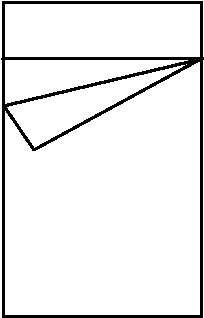
#> input picture object/bed.png, 204 x 318 px
$ python -i tkinter2.py   (imports and definitions only)   (Python 2 division)   (older library calls are emulated)
#> lines starting #> are read from the running program, lines starting #| are printed output that depends on the picture; after the words box and inside, x2 and y2 are one past the last pixel; in counts of white or black regions, pixels touching at a corner belong together
#> further down, picture is the input picture: shape (318, 204, 3); 92.1% white; 1 black region, box (x1, y1, x2, y2) and area: (1, 1, 204, 318) 5112
import Tkinter as tk
from Tkinter import *
import ttk
import imutils
import xml.etree.ElementTree as ET
from PIL import Image,ImageTk
import cv2
import numpy as np
import time
#import coverage

from tkFileDialog import askopenfilename
import tkMessageBox
hull_area=0.0
filename = ""
new_filename = ""
groundfilled_img = ""
IMAGE_PATH=""
current_canvas=-1
prev_canvas=-1
img=""
tmp=""
# [194 lines left out: functions zoomin, zoomout, rotatecw, not called in this run]


def rotateacw():
    print 1

# [23 lines left out: functions deleteobj, generateXML, not called in this run]

def printName():
	print("akshay")
def func(imagem):
    # [5 lines of commented-out code are left out]
    imagem = cv2.bitwise_not(imagem)
    # cv2.imshow("contours", imagem)
    img = cv2.pyrDown(imagem)
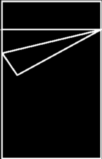
#> img: shape (159, 102, 3); min 0, max 255, mean 20.3
    # threshold image
    ret, threshed_img = cv2.threshold(cv2.cvtColor(img, cv2.COLOR_BGR2GRAY),
                                      127, 255, cv2.THRESH_BINARY)
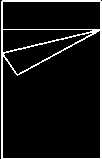
#> threshed_img: shape (159, 102); 8.6% white; 1 white region, box (x1, y1, x2, y2) and area: (1, 0, 102, 159) 1388
    # get contours from image
    image, contours, hier = cv2.findContours(threshed_img, cv2.RETR_EXTERNAL,
                                             cv2.CHAIN_APPROX_SIMPLE)
#> contours = 1 item

    # for each contour
    # print contours
    #for i in range(0, len(contours)):
    #    print cv2.contourArea(contours[i])
    sum=0
    x=0
    for cnt in contours:
        x+=1
        # get convex hull
        hull = cv2.convexHull(cnt)
        #print [hull]
        # print cv2.contourArea([hull])
        for i in range(0, len([hull])):
            sum+= cv2.contourArea([hull][i])
            #print i
        # draw it in red color
        cv2.drawContours(img, [hull], -1, (0, 0, 255), 1)
#> this loop made 1 pass
#> x on pass 1: 1
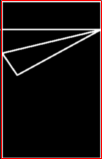
#> img: shape (159, 102, 3); 3.17% of pixels changed, all inside (x1, y1, x2, y2) = (1, 0, 102, 159); drawn as B, G, R
#> after the loop, sum = 15799; x = 1
    #cv2.imshow("contours", img)
    return sum


class CreateCanvasObject(object):
    # [289 lines left out: functions __init__, init, focus, highlight, helper, unhighlight and 2 more, not called in this run]


image_i=[]
# [2 lines not run here, left out]
index=0
# [78 lines left out: functions bg_upload, obj_upload, convert, not called in this run]

#----------------------------------------------------------------------------------------------------------------------------------
# [2 lines not run here, left out]
# [2 lines that did not run here, left out]
# [1 line not run here, left out]
# [1 line that did not run here, left out]
# [1 line that did not run here, left out]
# [12 lines not run here, left out]
# [1 line that did not run here, left out]
# [9 lines not run here, left out]
#----------------------------------------------------------------------------------------------------------------------------------

>>> import cv2
>>> picture = cv2.imread('object/bed.png')
>>> result = func(picture)
#> result = 15799
